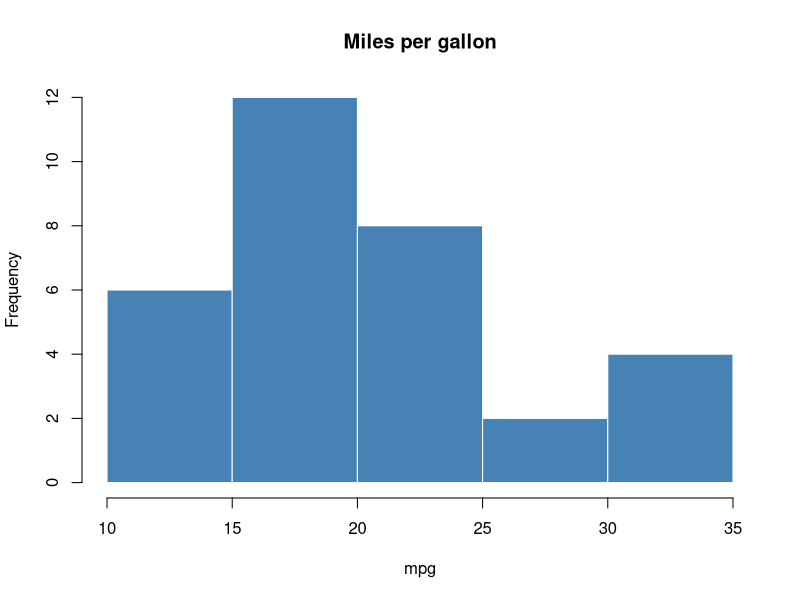

The R script that drew this image:
## ---- chunk 1
2 + 2
sqrt(16)
mean(c(10, 20, 30))
## ---- chunk 2
#| label: mpg-hist
#| fig-cap: "Distribution of mpg in mtcars"

hist(mtcars$mpg,
     main = "Miles per gallon",
     xlab = "mpg",
     col = "steelblue",
     border = "white")
